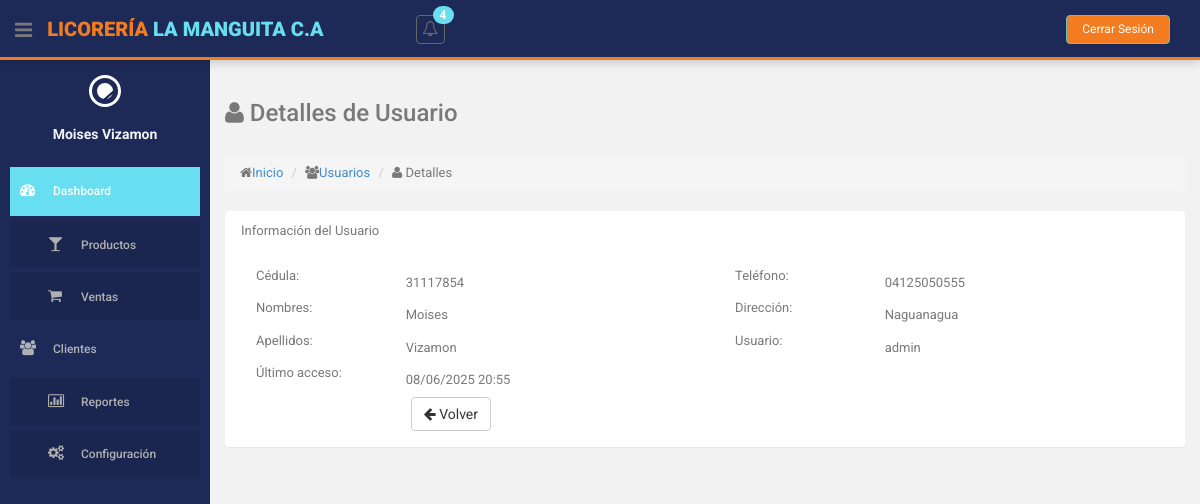
Before: /index.php?action=usuarios&method=mostrar&id=1 (signed in) with the older database file.
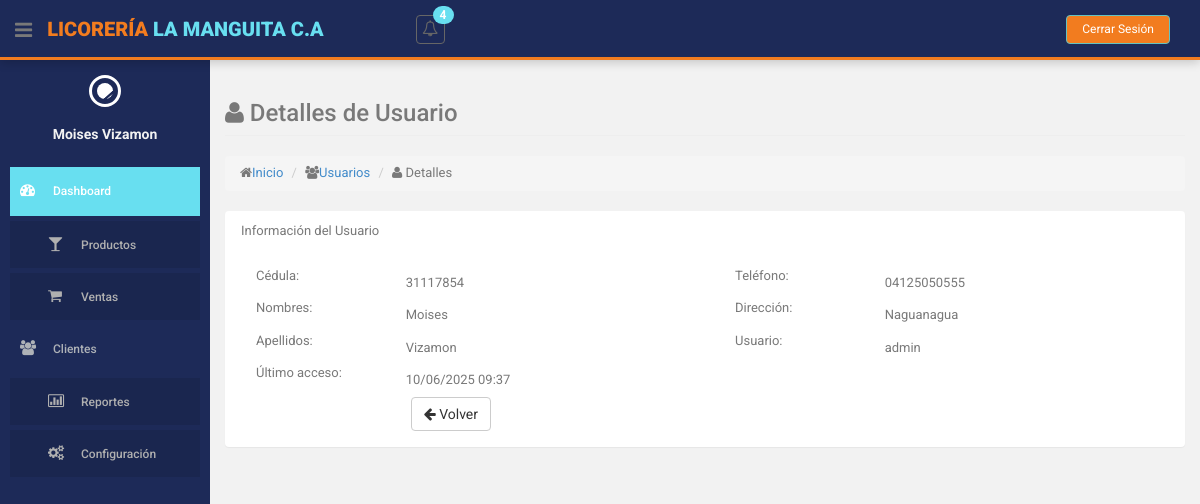
After: the same page with the newer database file.
### tables this page shows
CREATE TABLE `usuarios` (
  `id` int(10) NOT NULL,
  `cedula` varchar(12) NOT NULL,
  `id_simbolo_cedula` int(11) DEFAULT 1,
  `nombres` varchar(255) NOT NULL,
  `apellidos` varchar(255) NOT NULL,
  `telefono` varchar(15) NOT NULL,
  `direccion` varchar(255) DEFAULT 'Sin especificar',
  `user` varchar(255) NOT NULL,
  `password` varchar(255) NOT NULL,
  `id_rol` int(11) NOT NULL,
  `id_estatus` int(11) NOT NULL,
  `ultimo_inicio_sesion` datetime DEFAULT NULL
);

### controllers/UsuarioController.php (called while the page is built, shortened)
<?php
class UsuarioController
{
    private $model;
    public function __construct()
    {
        require_once ROOT_PATH . 'models/UsuarioModel.php';
        $this->model = new UsuarioModel();
    }
    public function mostrar($id)
    {
        $usuario = $this->model->obtenerUsuarioPorId($id);
        $this->loadView('usuarios/mostrar', ['usuario' => $usuario]);
    }
    private function loadView($view, $data = [])
    {
        extract($data);
        require ROOT_PATH . 'views/layouts/header.php';
        require ROOT_PATH . 'views/layouts/sidebar.php';
        require ROOT_PATH . 'views/' . $view . '.php';
        require ROOT_PATH . 'views/layouts/footer.php';
    }
}

### models/UsuarioModel.php (called while the page is built, shortened)
<?php
class UsuarioModel
{
    private $db;
    public function __construct()
    {
        require_once ROOT_PATH . 'config/database.php';
        $database = new Database();
        $this->db = $database->getConnection();
    }
    public function obtenerUsuarioPorId($id)
    {
        $query = "SELECT * FROM usuarios WHERE id = :id";
        $stmt = $this->db->prepare($query);
        $stmt->bindParam(":id", $id);
        $stmt->execute();
        return $stmt->fetch(PDO::FETCH_ASSOC);
    }
}

### config/database.php (called while the page is built, shortened)
<?php
class Database {
    private $host = 'localhost';
    private $db_name = 'licoreria';
    private $username = 'root';
    private $password = '';
    public function getConnection() {
        $this->conn = null;
        try {
            $this->conn = new PDO(
                "mysql:host=" . $this->host . ";dbname=" . $this->db_name,
                $this->username,
                $this->password
            );
            $this->conn->exec("set names utf8");
            $this->conn->setAttribute(PDO::ATTR_ERRMODE, PDO::ERRMODE_EXCEPTION);
        } catch(PDOException $exception) {
            echo "Error de conexión: " . $exception->getMessage();
        }
        return $this->conn;
    }
}
?>

### views/usuarios/mostrar.php (the view)
<section id="main-content">
    <section class="wrapper">
        <div class="row">
            <div class="col-lg-12">
                <h3 class="page-header"><i class="fa fa-user"></i> Detalles de Usuario</h3>
                <ol class="breadcrumb">
                    <li><i class="fa fa-home"></i><a href="<?php echo BASE_URL; ?>">Inicio</a></li>
                    <li><i class="fa fa-users"></i><a href="<?php echo BASE_URL; ?>index.php?action=usuarios">Usuarios</a></li>
                    <li><i class="fa fa-user"></i> Detalles</li>
                </ol>
            </div>
        </div>
        <div class="row">
            <div class="col-lg-12">
                <section class="panel">
                    <header class="panel-heading">
                        Información del Usuario
                    </header>
                    <div class="panel-body">
                        <div class="row">
                            <div class="col-md-6">
                                <div class="form-group">
                                    <label class="col-sm-4 control-label">Cédula:</label>
                                    <div class="col-sm-8">
                                        <p class="form-control-static"><?= $usuario['cedula']; ?></p>
                                    </div>
                                </div>
                                <div class="form-group">
                                    <label class="col-sm-4 control-label">Nombres:</label>
                                    <div class="col-sm-8">
                                        <p class="form-control-static"><?= $usuario['nombres']; ?></p>
                                    </div>
                                </div>
                                <div class="form-group">
                                    <label class="col-sm-4 control-label">Apellidos:</label>
                                    <div class="col-sm-8">
                                        <p class="form-control-static"><?= $usuario['apellidos']; ?></p>
                                    </div>
                                </div>
                            </div>
                            <div class="col-md-6">
                                <div class="form-group">
                                    <label class="col-sm-4 control-label">Teléfono:</label>
                                    <div class="col-sm-8">
                                        <p class="form-control-static"><?= $usuario['telefono']; ?></p>
                                    </div>
                                </div>
                                <div class="form-group">
                                    <label class="col-sm-4 control-label">Dirección:</label>
                                    <div class="col-sm-8">
                                        <p class="form-control-static"><?= $usuario['direccion']; ?></p>
                                    </div>
                                </div>
                                <div class="form-group">
                                    <label class="col-sm-4 control-label">Usuario:</label>
                                    <div class="col-sm-8">
                                        <p class="form-control-static"><?= $usuario['user']; ?></p>
                                    </div>
                                </div>
                            </div>
                        </div>
                        <div class="row">
                            <div class="col-md-6">
                                <div class="form-group">
                                    <label class="col-sm-4 control-label">Último acceso:</label>
                                    <div class="col-sm-8">
                                        <p class="form-control-static">
                                            <?= $usuario['ultimo_inicio_sesion'] ? date('d/m/Y H:i', strtotime($usuario['ultimo_inicio_sesion'])) : 'Nunca'; ?>
                                        </p>
                                    </div>
                                </div>
                            </div>
                        </div>
                        <div class="form-group">
                            <div class="col-sm-offset-2 col-sm-10">
                                <a href="<?= BASE_URL ?>index.php?action=usuarios" class="btn btn-default"><i class="fa fa-arrow-left"></i> Volver</a>
                            </div>
                        </div>
                    </div>
                </section>
            </div>
        </div>
    </section>
</section>

Changed rows visible on the page:
changed usuarios "Moises": ultimo_inicio_sesion "08/06/2025 20:55" → "10/06/2025 09:37"
